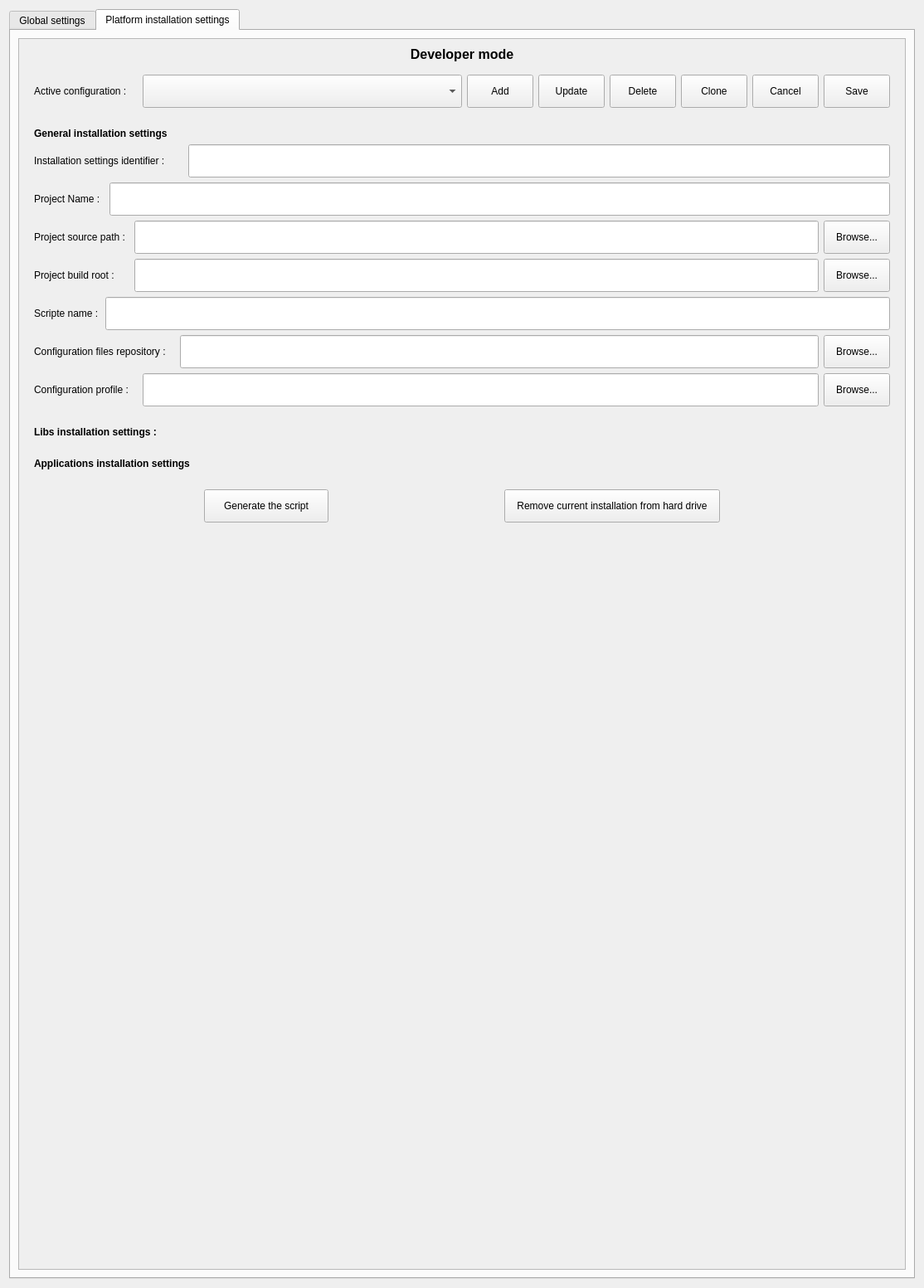
<?xml version="1.0" encoding="UTF-8"?>
<ui version="4.0">
 <class>developerModeView</class>
 <widget class="QWidget" name="developerModeView">
  <property name="geometry">
   <rect>
    <x>0</x>
    <y>0</y>
    <width>1114</width>
    <height>1553</height>
   </rect>
  </property>
  <property name="windowTitle">
   <string>Form</string>
  </property>
  <layout class="QVBoxLayout" name="verticalLayout_6">
   <item>
    <widget class="QTabWidget" name="developerModeViewTabs">
     <property name="font">
      <font>
       <bold>false</bold>
      </font>
     </property>
     <property name="tabPosition">
      <enum>QTabWidget::TabPosition::North</enum>
     </property>
     <property name="tabShape">
      <enum>QTabWidget::TabShape::Rounded</enum>
     </property>
     <property name="currentIndex">
      <number>1</number>
     </property>
     <widget class="QWidget" name="globalSettingsTab">
      <property name="font">
       <font>
        <bold>false</bold>
       </font>
      </property>
      <attribute name="title">
       <string>Global settings</string>
      </attribute>
      <layout class="QVBoxLayout" name="verticalLayout_5">
       <item>
        <widget class="QScrollArea" name="scrollArea_2">
         <property name="widgetResizable">
          <bool>true</bool>
         </property>
         <widget class="QWidget" name="scrollAreaWidgetContents_2">
          <property name="geometry">
           <rect>
            <x>0</x>
            <y>0</y>
            <width>1072</width>
            <height>1484</height>
           </rect>
          </property>
          <layout class="QVBoxLayout" name="verticalLayout">
           <item>
            <widget class="QWidget" name="tab1Area1" native="true">
             <layout class="QVBoxLayout" name="verticalLayout_2">
              <item>
               <layout class="QHBoxLayout" name="horizontalLayout">
                <item>
                 <widget class="QLabel" name="tab1Area1Label">
                  <property name="font">
                   <font>
                    <bold>false</bold>
                   </font>
                  </property>
                  <property name="text">
                   <string>Default project source :</string>
                  </property>
                 </widget>
                </item>
                <item>
                 <widget class="QLineEdit" name="tab1Area1LineEdit">
                  <property name="minimumSize">
                   <size>
                    <width>0</width>
                    <height>40</height>
                   </size>
                  </property>
                  <property name="maximumSize">
                   <size>
                    <width>16777215</width>
                    <height>40</height>
                   </size>
                  </property>
                 </widget>
                </item>
                <item>
                 <widget class="QPushButton" name="tab1Area1BrowseButton">
                  <property name="minimumSize">
                   <size>
                    <width>80</width>
                    <height>40</height>
                   </size>
                  </property>
                  <property name="maximumSize">
                   <size>
                    <width>80</width>
                    <height>40</height>
                   </size>
                  </property>
                  <property name="text">
                   <string>Browse...</string>
                  </property>
                 </widget>
                </item>
               </layout>
              </item>
             </layout>
            </widget>
           </item>
           <item>
            <widget class="QWidget" name="tab1Area2" native="true">
             <layout class="QVBoxLayout" name="verticalLayout_3">
              <item>
               <layout class="QHBoxLayout" name="horizontalLayout_2">
                <item>
                 <widget class="QLabel" name="tab1Area2Label">
                  <property name="font">
                   <font>
                    <bold>false</bold>
                   </font>
                  </property>
                  <property name="text">
                   <string>Default generated script name :</string>
                  </property>
                 </widget>
                </item>
                <item>
                 <widget class="QLineEdit" name="tab1Area2LineEdit">
                  <property name="minimumSize">
                   <size>
                    <width>600</width>
                    <height>40</height>
                   </size>
                  </property>
                  <property name="maximumSize">
                   <size>
                    <width>16777215</width>
                    <height>40</height>
                   </size>
                  </property>
                 </widget>
                </item>
               </layout>
              </item>
             </layout>
            </widget>
           </item>
           <item>
            <spacer name="verticalSpacer">
             <property name="orientation">
              <enum>Qt::Orientation::Vertical</enum>
             </property>
             <property name="sizeHint" stdset="0">
              <size>
               <width>20</width>
               <height>47</height>
              </size>
             </property>
            </spacer>
           </item>
          </layout>
         </widget>
        </widget>
       </item>
      </layout>
     </widget>
     <widget class="QWidget" name="platformInstallationSettingsTab">
      <attribute name="title">
       <string>Platform installation settings</string>
      </attribute>
      <layout class="QVBoxLayout" name="verticalLayout_10">
       <item>
        <widget class="QScrollArea" name="platformInstallationScrollArea">
         <property name="widgetResizable">
          <bool>true</bool>
         </property>
         <widget class="QWidget" name="scrollAreaWidgetContents">
          <property name="geometry">
           <rect>
            <x>0</x>
            <y>0</y>
            <width>1072</width>
            <height>1484</height>
           </rect>
          </property>
          <layout class="QVBoxLayout" name="verticalLayout_11">
           <item>
            <widget class="QLabel" name="developerModeTitle">
             <property name="font">
              <font>
               <pointsize>12</pointsize>
               <bold>true</bold>
              </font>
             </property>
             <property name="text">
              <string>Developer mode</string>
             </property>
             <property name="alignment">
              <set>Qt::AlignmentFlag::AlignCenter</set>
             </property>
            </widget>
           </item>
           <item>
            <widget class="QWidget" name="tab2Area1" native="true">
             <layout class="QVBoxLayout" name="verticalLayout_4">
              <item>
               <layout class="QHBoxLayout" name="horizontalLayout_4">
                <property name="spacing">
                 <number>6</number>
                </property>
                <item>
                 <widget class="QLabel" name="tab2Area3Label">
                  <property name="minimumSize">
                   <size>
                    <width>125</width>
                    <height>0</height>
                   </size>
                  </property>
                  <property name="maximumSize">
                   <size>
                    <width>125</width>
                    <height>40</height>
                   </size>
                  </property>
                  <property name="font">
                   <font>
                    <bold>false</bold>
                   </font>
                  </property>
                  <property name="text">
                   <string>Active configuration :</string>
                  </property>
                 </widget>
                </item>
                <item>
                 <widget class="QComboBox" name="tab2Area1ComboBox">
                  <property name="minimumSize">
                   <size>
                    <width>0</width>
                    <height>40</height>
                   </size>
                  </property>
                  <property name="maximumSize">
                   <size>
                    <width>16777215</width>
                    <height>40</height>
                   </size>
                  </property>
                 </widget>
                </item>
                <item>
                 <widget class="QPushButton" name="tab2Area1AddButton">
                  <property name="minimumSize">
                   <size>
                    <width>80</width>
                    <height>40</height>
                   </size>
                  </property>
                  <property name="maximumSize">
                   <size>
                    <width>80</width>
                    <height>40</height>
                   </size>
                  </property>
                  <property name="text">
                   <string>Add</string>
                  </property>
                 </widget>
                </item>
                <item>
                 <widget class="QPushButton" name="tab2Area1UpdateButton">
                  <property name="minimumSize">
                   <size>
                    <width>80</width>
                    <height>40</height>
                   </size>
                  </property>
                  <property name="maximumSize">
                   <size>
                    <width>80</width>
                    <height>40</height>
                   </size>
                  </property>
                  <property name="text">
                   <string>Update</string>
                  </property>
                 </widget>
                </item>
                <item>
                 <widget class="QPushButton" name="tab2Area1DeleteButton">
                  <property name="minimumSize">
                   <size>
                    <width>80</width>
                    <height>40</height>
                   </size>
                  </property>
                  <property name="maximumSize">
                   <size>
                    <width>80</width>
                    <height>40</height>
                   </size>
                  </property>
                  <property name="text">
                   <string>Delete</string>
                  </property>
                 </widget>
                </item>
                <item>
                 <widget class="QPushButton" name="tab2Area1CloneButton">
                  <property name="minimumSize">
                   <size>
                    <width>0</width>
                    <height>40</height>
                   </size>
                  </property>
                  <property name="maximumSize">
                   <size>
                    <width>80</width>
                    <height>40</height>
                   </size>
                  </property>
                  <property name="text">
                   <string>Clone</string>
                  </property>
                 </widget>
                </item>
                <item>
                 <widget class="QPushButton" name="tab2Area1CancelButton">
                  <property name="minimumSize">
                   <size>
                    <width>80</width>
                    <height>40</height>
                   </size>
                  </property>
                  <property name="maximumSize">
                   <size>
                    <width>80</width>
                    <height>40</height>
                   </size>
                  </property>
                  <property name="text">
                   <string>Cancel</string>
                  </property>
                 </widget>
                </item>
                <item>
                 <widget class="QPushButton" name="tab2Area1SaveButton">
                  <property name="minimumSize">
                   <size>
                    <width>80</width>
                    <height>40</height>
                   </size>
                  </property>
                  <property name="maximumSize">
                   <size>
                    <width>80</width>
                    <height>40</height>
                   </size>
                  </property>
                  <property name="text">
                   <string>Save</string>
                  </property>
                 </widget>
                </item>
               </layout>
              </item>
             </layout>
            </widget>
           </item>
           <item>
            <widget class="QWidget" name="tab2Area2" native="true">
             <property name="enabled">
              <bool>true</bool>
             </property>
             <layout class="QVBoxLayout" name="verticalLayout_8">
              <item>
               <widget class="QLabel" name="tab2Area2Label">
                <property name="font">
                 <font>
                  <bold>true</bold>
                 </font>
                </property>
                <property name="text">
                 <string>General installation settings</string>
                </property>
               </widget>
              </item>
              <item>
               <layout class="QHBoxLayout" name="horizontalLayout_5">
                <item>
                 <widget class="QLabel" name="tab2Area2Label_2">
                  <property name="minimumSize">
                   <size>
                    <width>180</width>
                    <height>0</height>
                   </size>
                  </property>
                  <property name="maximumSize">
                   <size>
                    <width>180</width>
                    <height>16777215</height>
                   </size>
                  </property>
                  <property name="text">
                   <string>Installation settings identifier :</string>
                  </property>
                 </widget>
                </item>
                <item>
                 <widget class="QLineEdit" name="tab2Area2LineEdit">
                  <property name="minimumSize">
                   <size>
                    <width>0</width>
                    <height>40</height>
                   </size>
                  </property>
                  <property name="maximumSize">
                   <size>
                    <width>16777215</width>
                    <height>40</height>
                   </size>
                  </property>
                 </widget>
                </item>
               </layout>
              </item>
              <item>
               <layout class="QHBoxLayout" name="horizontalLayout_11">
                <item>
                 <widget class="QLabel" name="tab2Area2Label_8">
                  <property name="minimumSize">
                   <size>
                    <width>85</width>
                    <height>0</height>
                   </size>
                  </property>
                  <property name="maximumSize">
                   <size>
                    <width>85</width>
                    <height>16777215</height>
                   </size>
                  </property>
                  <property name="text">
                   <string>Project Name :</string>
                  </property>
                 </widget>
                </item>
                <item>
                 <widget class="QLineEdit" name="tab2Area2LineEditProjectName">
                  <property name="minimumSize">
                   <size>
                    <width>0</width>
                    <height>40</height>
                   </size>
                  </property>
                  <property name="maximumSize">
                   <size>
                    <width>16777215</width>
                    <height>40</height>
                   </size>
                  </property>
                 </widget>
                </item>
               </layout>
              </item>
              <item>
               <layout class="QHBoxLayout" name="horizontalLayout_6">
                <item>
                 <widget class="QLabel" name="tab2Area2Label_3">
                  <property name="minimumSize">
                   <size>
                    <width>115</width>
                    <height>40</height>
                   </size>
                  </property>
                  <property name="maximumSize">
                   <size>
                    <width>115</width>
                    <height>40</height>
                   </size>
                  </property>
                  <property name="text">
                   <string>Project source path :</string>
                  </property>
                 </widget>
                </item>
                <item>
                 <widget class="QLineEdit" name="tab2Area2LineEdit_2">
                  <property name="minimumSize">
                   <size>
                    <width>0</width>
                    <height>40</height>
                   </size>
                  </property>
                  <property name="maximumSize">
                   <size>
                    <width>16777215</width>
                    <height>40</height>
                   </size>
                  </property>
                 </widget>
                </item>
                <item>
                 <widget class="QPushButton" name="tab2Area2BrowseButton">
                  <property name="minimumSize">
                   <size>
                    <width>80</width>
                    <height>40</height>
                   </size>
                  </property>
                  <property name="maximumSize">
                   <size>
                    <width>80</width>
                    <height>40</height>
                   </size>
                  </property>
                  <property name="text">
                   <string>Browse...</string>
                  </property>
                 </widget>
                </item>
               </layout>
              </item>
              <item>
               <layout class="QHBoxLayout" name="horizontalLayout_7">
                <item>
                 <widget class="QLabel" name="tab2Area2Label_4">
                  <property name="minimumSize">
                   <size>
                    <width>115</width>
                    <height>40</height>
                   </size>
                  </property>
                  <property name="maximumSize">
                   <size>
                    <width>115</width>
                    <height>40</height>
                   </size>
                  </property>
                  <property name="text">
                   <string>Project build root :</string>
                  </property>
                 </widget>
                </item>
                <item>
                 <widget class="QLineEdit" name="tab2Area2LineEdit_3">
                  <property name="minimumSize">
                   <size>
                    <width>0</width>
                    <height>40</height>
                   </size>
                  </property>
                  <property name="maximumSize">
                   <size>
                    <width>16777215</width>
                    <height>40</height>
                   </size>
                  </property>
                 </widget>
                </item>
                <item>
                 <widget class="QPushButton" name="tab2Area2BrowseButton_2">
                  <property name="minimumSize">
                   <size>
                    <width>80</width>
                    <height>40</height>
                   </size>
                  </property>
                  <property name="maximumSize">
                   <size>
                    <width>80</width>
                    <height>40</height>
                   </size>
                  </property>
                  <property name="text">
                   <string>Browse...</string>
                  </property>
                 </widget>
                </item>
               </layout>
              </item>
              <item>
               <layout class="QHBoxLayout" name="horizontalLayout_8">
                <item>
                 <widget class="QLabel" name="tab2Area2Label_5">
                  <property name="minimumSize">
                   <size>
                    <width>80</width>
                    <height>0</height>
                   </size>
                  </property>
                  <property name="maximumSize">
                   <size>
                    <width>80</width>
                    <height>16777215</height>
                   </size>
                  </property>
                  <property name="text">
                   <string>Scripte name :</string>
                  </property>
                 </widget>
                </item>
                <item>
                 <widget class="QLineEdit" name="tab2Area2LineEdit_4">
                  <property name="minimumSize">
                   <size>
                    <width>0</width>
                    <height>40</height>
                   </size>
                  </property>
                  <property name="maximumSize">
                   <size>
                    <width>16777215</width>
                    <height>40</height>
                   </size>
                  </property>
                 </widget>
                </item>
               </layout>
              </item>
              <item>
               <layout class="QHBoxLayout" name="horizontalLayout_9">
                <item>
                 <widget class="QLabel" name="tab2Area2Label_6">
                  <property name="minimumSize">
                   <size>
                    <width>170</width>
                    <height>40</height>
                   </size>
                  </property>
                  <property name="maximumSize">
                   <size>
                    <width>170</width>
                    <height>40</height>
                   </size>
                  </property>
                  <property name="text">
                   <string>Configuration files repository :</string>
                  </property>
                 </widget>
                </item>
                <item>
                 <widget class="QLineEdit" name="tab2Area2LineEdit_5">
                  <property name="minimumSize">
                   <size>
                    <width>0</width>
                    <height>40</height>
                   </size>
                  </property>
                  <property name="maximumSize">
                   <size>
                    <width>16777215</width>
                    <height>40</height>
                   </size>
                  </property>
                 </widget>
                </item>
                <item>
                 <widget class="QPushButton" name="tab2Area2BrowseButton_3">
                  <property name="minimumSize">
                   <size>
                    <width>80</width>
                    <height>40</height>
                   </size>
                  </property>
                  <property name="maximumSize">
                   <size>
                    <width>80</width>
                    <height>40</height>
                   </size>
                  </property>
                  <property name="text">
                   <string>Browse...</string>
                  </property>
                 </widget>
                </item>
               </layout>
              </item>
              <item>
               <layout class="QHBoxLayout" name="horizontalLayout_10">
                <item>
                 <widget class="QLabel" name="tab2Area2Label_7">
                  <property name="minimumSize">
                   <size>
                    <width>125</width>
                    <height>0</height>
                   </size>
                  </property>
                  <property name="maximumSize">
                   <size>
                    <width>125</width>
                    <height>16777215</height>
                   </size>
                  </property>
                  <property name="text">
                   <string>Configuration profile :</string>
                  </property>
                 </widget>
                </item>
                <item>
                 <widget class="QLineEdit" name="tab2Area2LineEdit_6">
                  <property name="minimumSize">
                   <size>
                    <width>0</width>
                    <height>40</height>
                   </size>
                  </property>
                  <property name="maximumSize">
                   <size>
                    <width>16777215</width>
                    <height>40</height>
                   </size>
                  </property>
                 </widget>
                </item>
                <item>
                 <widget class="QPushButton" name="tab2Area2BrowseButton_4">
                  <property name="minimumSize">
                   <size>
                    <width>80</width>
                    <height>40</height>
                   </size>
                  </property>
                  <property name="maximumSize">
                   <size>
                    <width>80</width>
                    <height>40</height>
                   </size>
                  </property>
                  <property name="text">
                   <string>Browse...</string>
                  </property>
                 </widget>
                </item>
               </layout>
              </item>
             </layout>
            </widget>
           </item>
           <item>
            <widget class="QWidget" name="tab2Area3" native="true">
             <layout class="QVBoxLayout" name="verticalLayout_9">
              <item>
               <widget class="QLabel" name="tab2Area3Label_2">
                <property name="minimumSize">
                 <size>
                  <width>150</width>
                  <height>0</height>
                 </size>
                </property>
                <property name="maximumSize">
                 <size>
                  <width>150</width>
                  <height>16777215</height>
                 </size>
                </property>
                <property name="font">
                 <font>
                  <bold>true</bold>
                 </font>
                </property>
                <property name="text">
                 <string>Libs installation settings :</string>
                </property>
               </widget>
              </item>
              <item>
               <layout class="QVBoxLayout" name="libsArtefactSettingsLocationLayout">
                <property name="sizeConstraint">
                 <enum>QLayout::SizeConstraint::SetDefaultConstraint</enum>
                </property>
               </layout>
              </item>
             </layout>
            </widget>
           </item>
           <item>
            <widget class="QWidget" name="tab2Area4" native="true">
             <layout class="QVBoxLayout" name="verticalLayout_12">
              <item>
               <widget class="QLabel" name="tab2Area4Label">
                <property name="minimumSize">
                 <size>
                  <width>200</width>
                  <height>0</height>
                 </size>
                </property>
                <property name="maximumSize">
                 <size>
                  <width>200</width>
                  <height>16777215</height>
                 </size>
                </property>
                <property name="font">
                 <font>
                  <bold>true</bold>
                 </font>
                </property>
                <property name="text">
                 <string>Applications installation settings </string>
                </property>
               </widget>
              </item>
              <item>
               <layout class="QVBoxLayout" name="applicationsArtefactsSettingsLocationLayout"/>
              </item>
             </layout>
            </widget>
           </item>
           <item>
            <widget class="QWidget" name="tab2Area5" native="true">
             <layout class="QVBoxLayout" name="verticalLayout_7">
              <item>
               <layout class="QHBoxLayout" name="horizontalLayout_3">
                <item>
                 <spacer name="horizontalSpacer">
                  <property name="orientation">
                   <enum>Qt::Orientation::Horizontal</enum>
                  </property>
                  <property name="sizeHint" stdset="0">
                   <size>
                    <width>40</width>
                    <height>20</height>
                   </size>
                  </property>
                 </spacer>
                </item>
                <item>
                 <widget class="QPushButton" name="tab2Area5GenerateButton">
                  <property name="minimumSize">
                   <size>
                    <width>150</width>
                    <height>40</height>
                   </size>
                  </property>
                  <property name="maximumSize">
                   <size>
                    <width>150</width>
                    <height>40</height>
                   </size>
                  </property>
                  <property name="text">
                   <string>Generate the script</string>
                  </property>
                 </widget>
                </item>
                <item>
                 <spacer name="horizontalSpacer_3">
                  <property name="orientation">
                   <enum>Qt::Orientation::Horizontal</enum>
                  </property>
                  <property name="sizeHint" stdset="0">
                   <size>
                    <width>40</width>
                    <height>20</height>
                   </size>
                  </property>
                 </spacer>
                </item>
                <item>
                 <widget class="QPushButton" name="tab2Area5RemoveButton">
                  <property name="minimumSize">
                   <size>
                    <width>260</width>
                    <height>40</height>
                   </size>
                  </property>
                  <property name="maximumSize">
                   <size>
                    <width>260</width>
                    <height>40</height>
                   </size>
                  </property>
                  <property name="text">
                   <string>Remove current installation from hard drive</string>
                  </property>
                 </widget>
                </item>
                <item>
                 <spacer name="horizontalSpacer_2">
                  <property name="orientation">
                   <enum>Qt::Orientation::Horizontal</enum>
                  </property>
                  <property name="sizeHint" stdset="0">
                   <size>
                    <width>40</width>
                    <height>20</height>
                   </size>
                  </property>
                 </spacer>
                </item>
               </layout>
              </item>
              <item>
               <spacer name="verticalSpacer_2">
                <property name="orientation">
                 <enum>Qt::Orientation::Vertical</enum>
                </property>
                <property name="sizeHint" stdset="0">
                 <size>
                  <width>20</width>
                  <height>40</height>
                 </size>
                </property>
               </spacer>
              </item>
             </layout>
            </widget>
           </item>
          </layout>
         </widget>
        </widget>
       </item>
      </layout>
     </widget>
    </widget>
   </item>
  </layout>
 </widget>
 <resources/>
 <connections/>
</ui>
